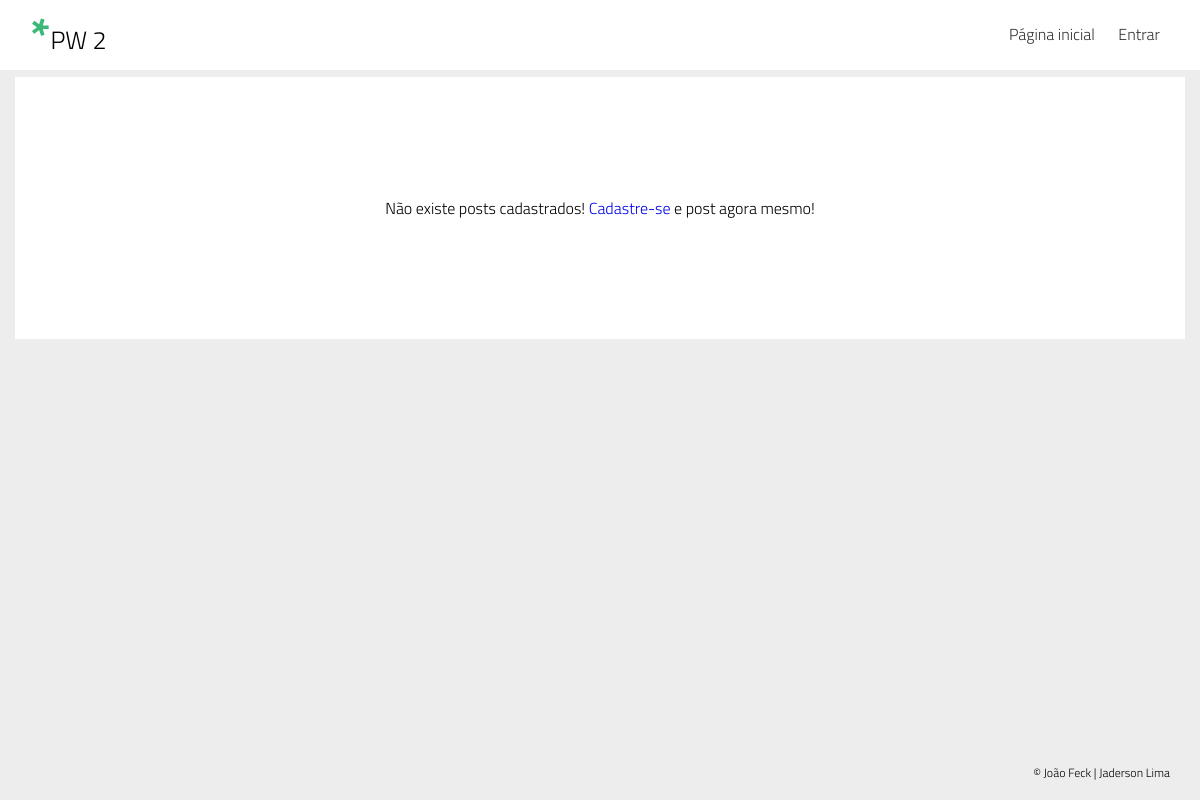
Before: / with the older database file.
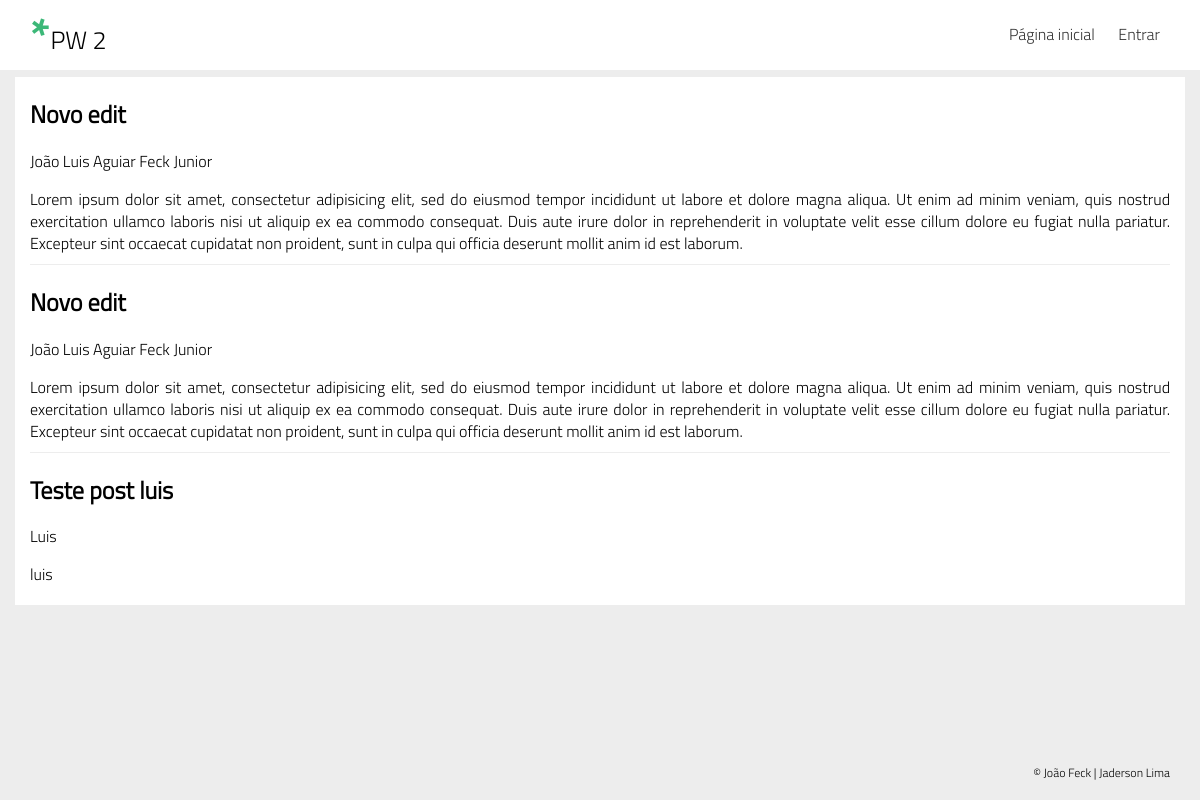
After: the same page with the newer database file.
### tables this page shows
CREATE TABLE `posts` (
  `id` int(11) NOT NULL AUTO_INCREMENT,
  `id_user` int(11) DEFAULT NULL,
  `title` text,
  `content` longtext,
  PRIMARY KEY (`id`)
);

CREATE TABLE `users` (
  `id` int(11) NOT NULL AUTO_INCREMENT,
  `user` varchar(70) DEFAULT NULL,
  `pass` varchar(70) DEFAULT NULL,
  `name` varchar(150) DEFAULT NULL,
  `email` varchar(150) DEFAULT NULL,
  PRIMARY KEY (`id`)
);

### src/Session.php (called while the page is built, shortened)
<?php
class Session
{
	public static function isLogged()
	{
		return (isset($_SESSION['currentUser'])) ? true : false ;
	}
}

### src/Post.php (called while the page is built, shortened)
<?php
class Post extends Connection
{
    public function listAllPosts() {
        $sql = 'SELECT * FROM posts';
        try {
            $list_posts = Connection::prepare($sql);
            $list_posts->execute();
            $result = $list_posts->fetchAll(PDO::FETCH_OBJ);
            return $result;
        } catch (Exception $error_list) {
            return array('msg' => 'Erro ao selecionar dados '.$error_list->getMessage());
        }
    }
}

### src/User.php (called while the page is built, shortened)
<?php
class User extends Connection
{
    public function loadUser($id) {
        $sql = 'SELECT * FROM users WHERE id = ?';
        try {
            $load_user = Connection::prepare($sql);
            $load_user->bindParam(1, $id);
            $load_user->execute();
            $result = $load_user->fetch(PDO::FETCH_OBJ);
            return $result;
        } catch (Exception $error_load) {
            $data = array(
                'msg' => 'Erro ao selecionar dados '.$error_load->getMessage()
            );
            return $data;
        }
    }
}

### index.php (the view, shortened to what this page needs)
<?php
include('header.php');
include('src/User.php');
include('src/Post.php');
?>
  <div class="col-12 feed">
      <?php
      if(Session::isLogged()):
      $Post = new Post();
      $posts = $Post->listPostsByUser($_SESSION['currentId']);
      if (empty($posts)):
      ?>
      <div class="col-12">
        <div class="alert-login">Você não tem posts cadastrados!</div>
      </div>
      <?php
        else:
        foreach ($posts as $post):
      ?>
        <div class="post">
          <ul class="nav-post">
            <li><a class="btn-default" href="post_edit.php?id=<?php echo $post->id; ?>"><span class="icon icon-edit"></span></a></li>
            <li><a class="btn-danger" href="post_delete.php?id=<?php echo $post->id; ?>&id_user=<?php echo $post->id_user; ?>"><span class="icon icon-delete"></span></a></li>
          </ul>
          <h2 class="title-pw"><?php echo $post->title; ?></h2>
          <p><?php echo $_SESSION['currentName']; ?></p>
          <div class="content">
            <?php echo $post->content; ?>
          </div>
        </div>
      <?php endforeach; endif; else: ?>
      <?php
      $Post = new Post();
      $User = new User();
      $posts = $Post->listAllPosts();
      if (empty($posts)):
      ?>
      <div class="col-12">
        <div class="alert-login">
          Não existe posts cadastrados! <a href="user_new.php">Cadastre-se</a> e post agora mesmo!
        </div>
      </div>
      <?php
      else:
      foreach ($posts as $post):
      $author = $User->loadUser($post->id_user);
      ?>
      <div class="post">
        <h2 class="title-pw"><?php echo $post->title; ?></h2>
        <p><?php echo $author->name; ?></p>
        <div class="content">
          <?php echo $post->content; ?>
        </div>
      </div>
      <?php endforeach;  endif; endif; ?>
  </div>
<?php include('footer.php'); ?>

### header.php (shortened to what this page needs)
<?php include('src/Session.php'); ?>
<!DOCTYPE html>
<html lang="pt-br">
  <head>
    <link href="css/style.css" rel="stylesheet">
  </head>
  <body>
    <div class="nav-fixed-top">
      <div class="wrap">
        <div class="line">
        	<div class="col-12">
    			<div class="logo-pw">
    				<span class="logo">*</span><span class="pw">PW 2</span>
    			</div>
    			<nav class="nav">
    				<ul>
    				  <li><a href="index.php">Página inicial</a></li>
    				  <?php if(!Session::isLogged()): ?>
    					  <li><a href="login.php">Entrar</a></li>
    				  <?php endif; ?>
    				</ul>
    			</nav>
        	</div>
        </div>
      </div>
    </div>
    <div class="wrap container">
    	<div class="line">

### footer.php (shortened to what this page needs)
    	</div>
    </div>
    <div class="footer">
      <div class="wrap">
        <div class="line">
        	<div class="col-12">
            	&copy; João Feck | Jaderson Lima
        	</div>
        </div>
      </div>
    </div>
  </body>
</html>

### css/style.css (style rules this page uses)
* { -webkit-box-sizing: border-box; -moz-box-sizing: border-box; box-sizing: border-box; }
*:before, *:after { -webkit-box-sizing: border-box; -moz-box-sizing: border-box; box-sizing: border-box; }
.wrap:before, .wrap:after, .container:before, .container:after, .clear:before, .clear:after, .line:before, .line:after, .nav:before, .nav:after { display: table; content: " "; }
.wrap:after, .container:after, .clear:after, .line:after, .nav:after { clear: both; }
html, body { height: 100%; }
html { font-family: sans-serif; -webkit-text-size-adjust: 100%; -ms-text-size-adjust: 100%; }
body { font-family: 'titillium_weblight'; background-color: #ededed; margin: 0; }
div { display: block; }
a, a:hover { text-decoration: none; }
.wrap { padding-right: 15px; padding-left: 15px; margin-right: auto; margin-left: auto; }
@media (min-width: 768px) { .wrap { width: 750px; } }
@media (min-width: 992px) { .wrap { width: 970px; } }
@media (min-width: 1200px) { .wrap { width: 1170px; } }
.container { padding-top: 77px; min-height: 100%; height: 100%; margin-bottom: -50px; }
.footer { width: 100%; line-height: 25px; font-size: 12px; padding: 10px 0px; text-align: right; }
.footer, .container:after { height: 50px; }
.logo-pw { width: 90px; text-align: center; }
.logo-pw .logo { color: #3cb878; font-family: 'titillium_webbold'; font-size: 3em; float: left; }
.logo-pw .pw { float: left; font-size: 25px; margin-top: 22px; }
.nav-fixed-top { background-color: #fff; position: fixed; top: 0px; width: 100%; z-index: 9999; }
.nav ul { float: right; height: 70px; padding: 0px; margin: 0px; list-style: none; }
.nav ul li { display: inline; }
.nav ul li a { height: 70px; line-height: 65px; padding: 2px 10px; display: inline-block; color: #333; text-decoration: none; }
.feed { background-color: #fff; }
.post { margin-bottom: 10px; border-bottom: 1px solid #ededed; }
.post:last-child { border-bottom: none; }
.post .content { text-align: justify; padding-bottom: 10px; text-justify: inter-word; }
.line { margin-right: -15px; margin-left: -15px; }
.col-mobile-1, .col-mobile-2, .col-mobile-3, .col-mobile-4, .col-mobile-5, .col-mobile-6, .col-mobile-7, .col-mobile-8, .col-mobile-9, .col-mobile-10, .col-mobile-11, .col-mobile-12, .col-1, .col-2, .col-3, .col-4, .col-5, .col-6, .col-7, .col-8, .col-9, .col-10, .col-11, .col-12 { position: relative; min-height: 1px; padding-right: 15px; padding-left: 15px; }
.col-1, .col-2, .col-3, .col-4, .col-5, .col-6, .col-7, .col-8, .col-9, .col-10, .col-11, .col-12 { float: left; }
.col-12 { width: 100%; }
.alert-login { margin-top: 120px; padding-bottom: 120px; text-align: center; }

Changed rows visible on the page:
added posts: title "Novo edit", id_user.name "João Luis Aguiar Feck Junior", content "Lorem ipsum dolor sit amet, consectetur adipisicing elit, sed do eiusmod tempor incididunt ut labore et dolore magna aliqua. Ut enim ad minim veniam, quis nostrud exercitation ullamco laboris nisi ut aliquip ex ea commodo consequat. Duis aute irure dolor in reprehenderit in voluptate velit esse cillum dolore eu fugiat nulla pariatur. Excepteur sint occaecat cupidatat non proident, sunt in culpa qui officia deserunt mollit anim id est laborum."
added posts: title "Novo edit", id_user.name "João Luis Aguiar Feck Junior", content "Lorem ipsum dolor sit amet, consectetur adipisicing elit, sed do eiusmod tempor incididunt ut labore et dolore magna aliqua. Ut enim ad minim veniam, quis nostrud exercitation ullamco laboris nisi ut aliquip ex ea commodo consequat. Duis aute irure dolor in reprehenderit in voluptate velit esse cillum dolore eu fugiat nulla pariatur. Excepteur sint occaecat cupidatat non proident, sunt in culpa qui officia deserunt mollit anim id est laborum."
added posts: title "Teste post luis", id_user.name "Luis", content "luis"
Other visible differences:
text no longer shown: "Não existe posts cadastrados! Cadastre-se e post agora mesmo!"
